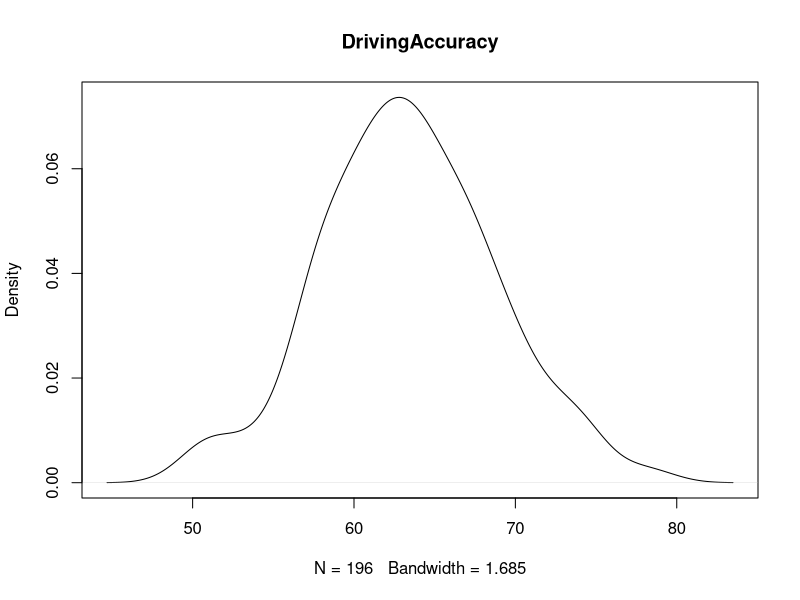
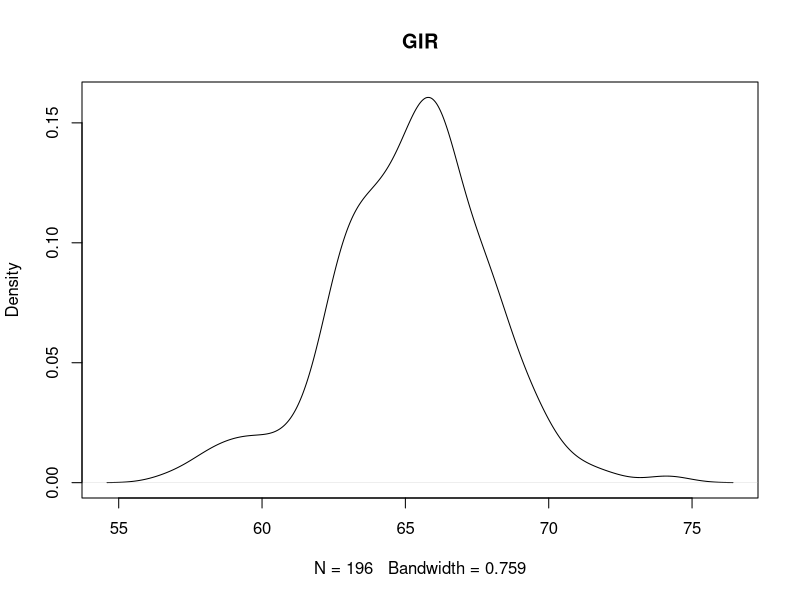
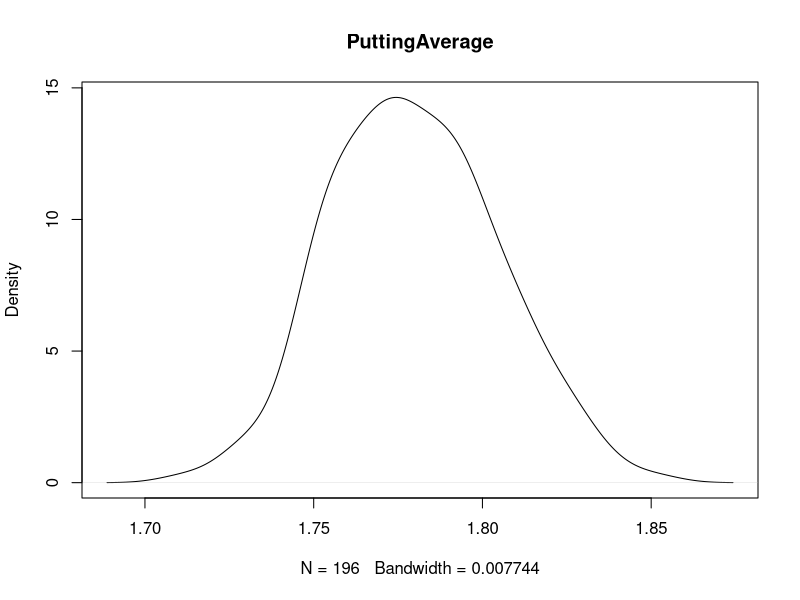
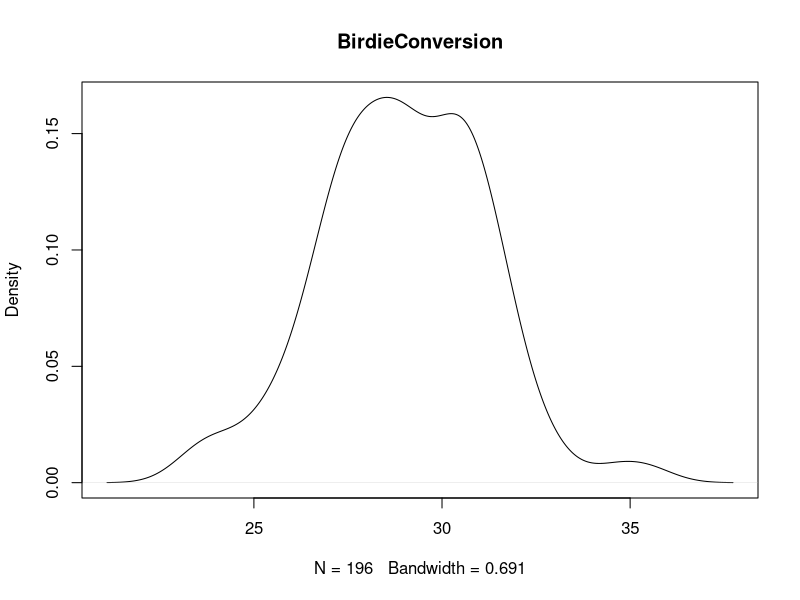
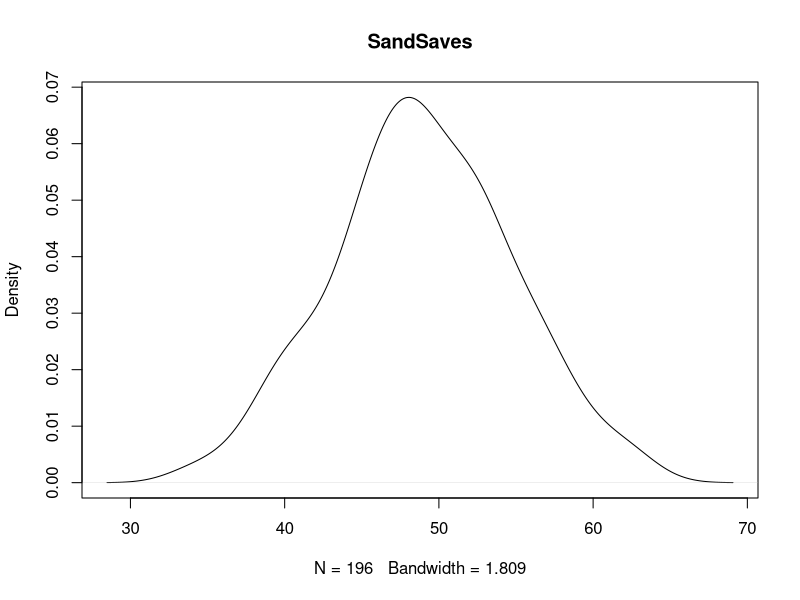
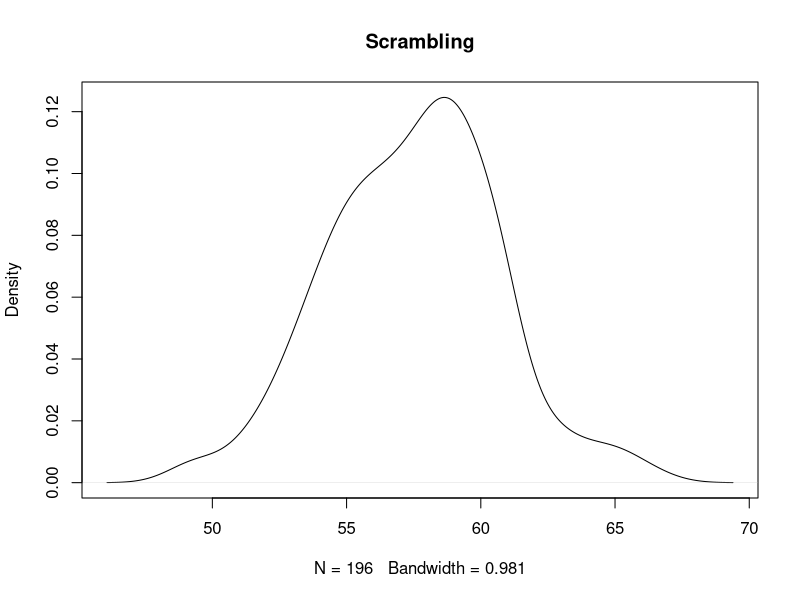
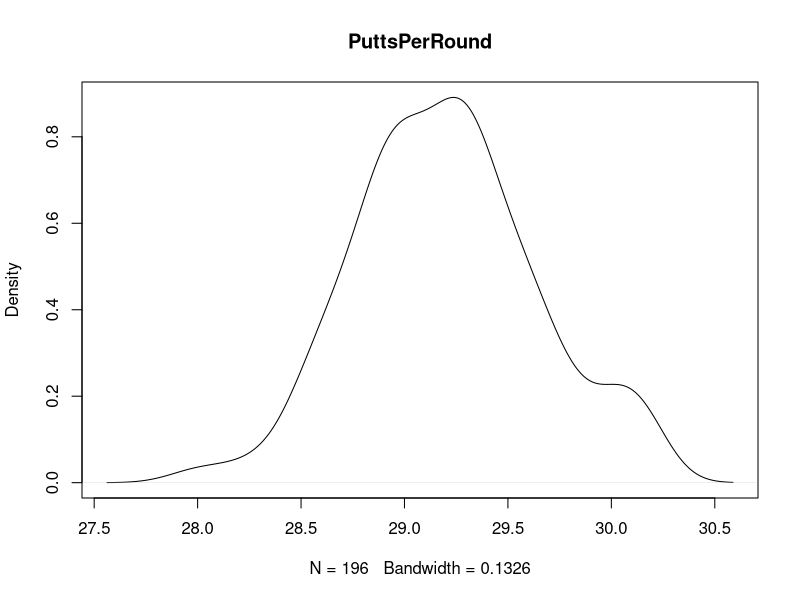
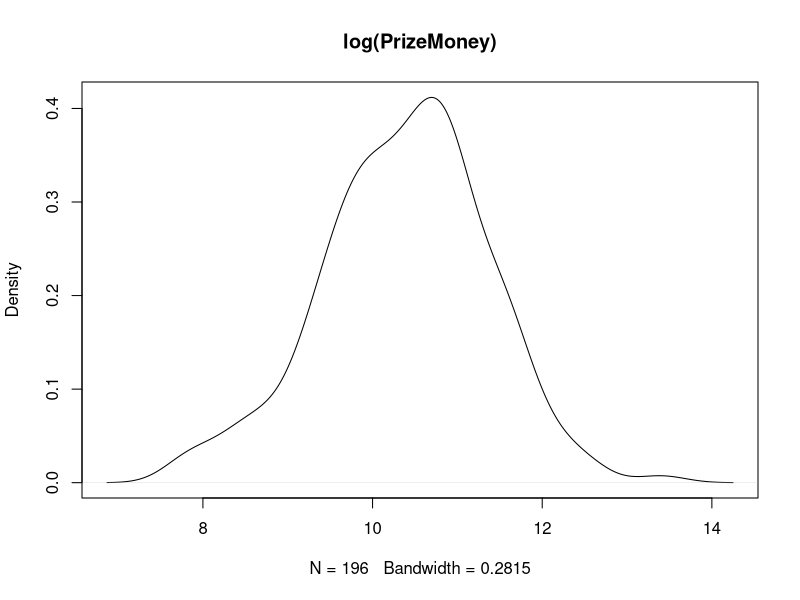

The R source for these figures, in order:
## ---- chunk 1
knitr::opts_chunk$set(warning = FALSE)
## ---- chunk 2
setwd("C:/Users/jackw/Documents/R/hw6")
# install.packages("car")
# install.packages("ggplot")
library(car)
library(ggplot2)
# library(GGally)
## ---- chunk 3
library(readr)
pga <- read_csv("pgatour2006.csv")
View(pga)
## ---- chunk 4
# Create density plot for DrivingAccuracy
plot(density(pga$DrivingAccuracy), main = "DrivingAccuracy")

# Create density plot for GIR
plot(density(pga$GIR), main = "GIR")

# Create density plot for PuttingAverage
plot(density(pga$PuttingAverage), main = "PuttingAverage")

# Create density plot for BirdieConversion
plot(density(pga$BirdieConversion), main = "BirdieConversion")

# Create density plot for SandSaves
plot(density(pga$SandSaves), main = "SandSaves")

# Create density plot for Scrambling
plot(density(pga$Scrambling), main = "Scrambling")

# Create density plot for PuttsPerRound
plot(density(pga$PuttsPerRound), main = "PuttsPerRound")

# Create density plot for log(PrizeMoney)
plot(density(log(pga$PrizeMoney)), main = "log(PrizeMoney)")
## ---- chunk 5
# Create density plot for log(DrivingAccuracy)
plot(density(log(pga$DrivingAccuracy)), main = "log(DrivingAccuracy)")

# Create density plot for log(GIR)
plot(density(log(pga$GIR)), main = "log(GIR)")

# Create density plot for log(PuttingAverage)
plot(density(log(pga$PuttingAverage)), main = "log(PuttingAverage)")

# Create density plot for log(BirdieConversion)
plot(density(log(pga$BirdieConversion)), main = "log(BirdieConversion)")

# Create density plot for log(SandSaves)
plot(density(log(pga$SandSaves)), main = "log(SandSaves)")

# Create density plot for log(Scrambling)
plot(density(log(pga$Scrambling)), main = "log(Scrambling)")

# Create density plot for log(PuttsPerRound)
plot(density(log(pga$PuttsPerRound)), main = "log(PuttsPerRound)")

# Create density plot for log(PrizeMoney)
plot(density(log(pga$PrizeMoney)), main = "log(PrizeMoney)")
## ---- chunk 6
# Create the linear model
lm_model <- lm(PrizeMoney ~ DrivingAccuracy + GIR + PuttingAverage + BirdieConversion + SandSaves + Scrambling + PuttsPerRound, data = pga)

lm_model2 <- lm(sqrt(PrizeMoney) ~ DrivingAccuracy + GIR + PuttingAverage + BirdieConversion + SandSaves + Scrambling + PuttsPerRound, data = pga)

pga$AvgPuttsPerRound <- (pga$PuttingAverage + pga$PuttsPerRound) / 2
lm_model_combined <- lm(log(PrizeMoney) ~ DrivingAccuracy + GIR + BirdieConversion + SandSaves + Scrambling + AvgPuttsPerRound, data = pga)

# Create a scatter plot matrix
pga$log_PrizeMoney <- log(pga$PrizeMoney)
scatterplotMatrix(pga[c("log_PrizeMoney", "DrivingAccuracy", "GIR", "BirdieConversion", "SandSaves", "Scrambling", "AvgPuttsPerRound")])


## ---- chunk 7
# summary(lm_model)
# plot(lm_model)
# avPlots(lm_model)
# vif(lm_model)
## ---- chunk 8
# summary(lm_model2)
# plot(lm_model2)
# avPlots(lm_model2)
# vif(lm_model2)
## ---- chunk 9
summary(lm_model_combined)
plot(lm_model_combined)
avPlots(lm_model_combined)
vif(lm_model_combined)
## ---- chunk 10
# Load necessary libraries
library(car)

# # Create a matrix plot for lm_model
# plot_matrix_model <- lm_model$model  # Extract the model data frame
# pairs(~ DrivingAccuracy + GIR + PuttingAverage + BirdieConversion + SandSaves + Scrambling + PuttsPerRound, data = plot_matrix_model)
# 
# # Create a matrix plot for lm_model2
# plot_matrix_model2 <- lm_model2$model  # Extract the model data frame
# pairs(~ DrivingAccuracy + GIR + PuttingAverage + BirdieConversion + SandSaves + Scrambling + PuttsPerRound, data = plot_matrix_model2)
# 
# ggpairs(pga, columns = c("DrivingAccuracy", "GIR", "BirdieConversion", "SandSaves", "Scrambling", "AvgPuttsPerRound"), mapping = aes(color = AvgPuttsPerRound))
